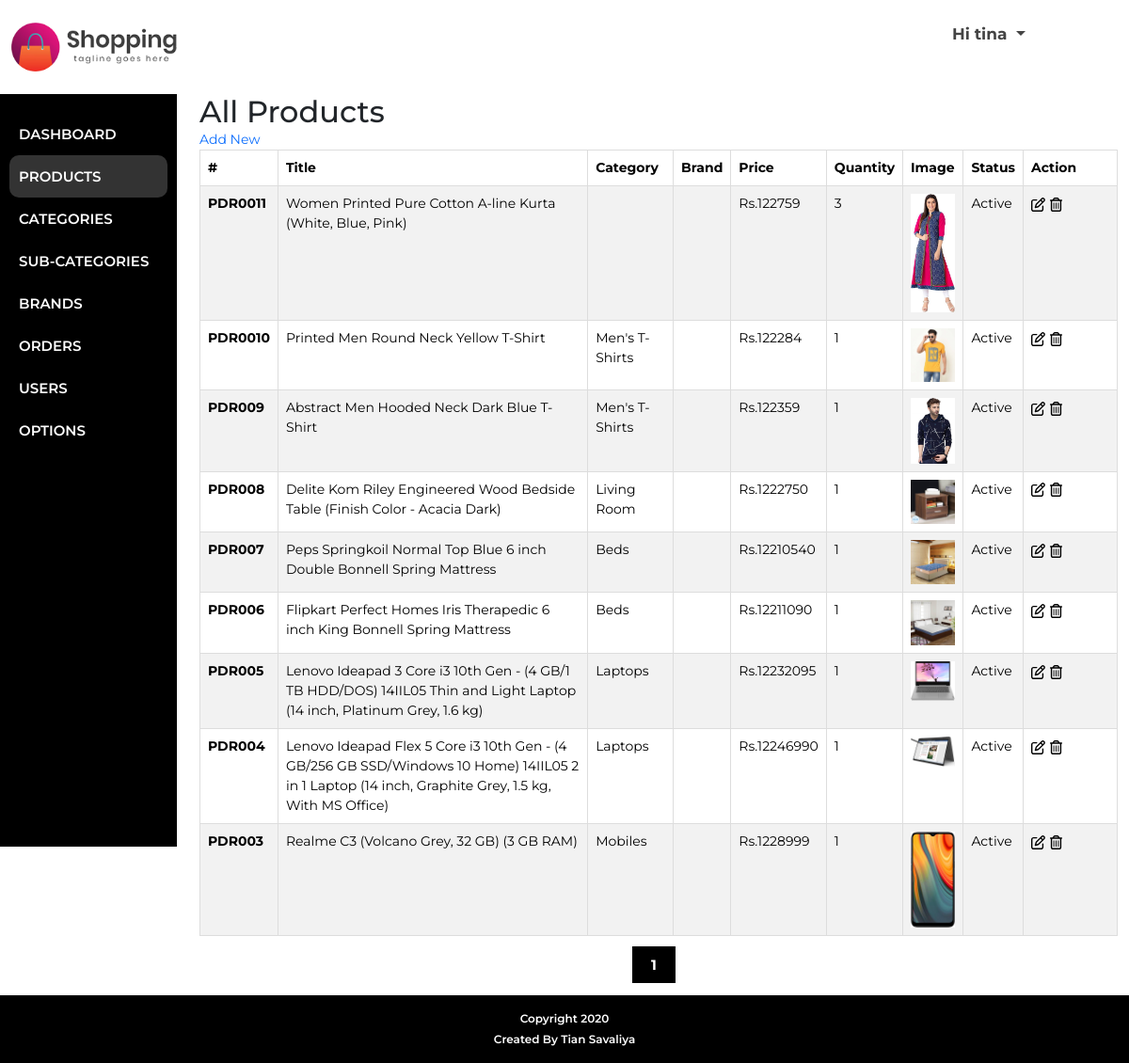
The app's page /admin/products.php (signed in) with its own data.
### tables this page shows
CREATE TABLE IF NOT EXISTS `options` (
  `s_no` int NOT NULL AUTO_INCREMENT,
  `site_name` varchar(100) NOT NULL,
  `site_title` varchar(100) DEFAULT NULL,
  `site_logo` varchar(100) NOT NULL,
  `site_desc` varchar(255) DEFAULT NULL,
  `footer_text` varchar(100) NOT NULL,
  `currency_format` varchar(20) NOT NULL,
  `contact_phone` varchar(15) DEFAULT NULL,
  `contact_email` varchar(100) DEFAULT NULL,
  `contact_address` varchar(255) DEFAULT NULL,
  PRIMARY KEY (`s_no`)
);

CREATE TABLE IF NOT EXISTS `products` (
  `product_id` int NOT NULL AUTO_INCREMENT,
  `product_code` varchar(100) NOT NULL,
  `product_cat` int NOT NULL,
  `product_sub_cat` int NOT NULL,
  `product_brand` int DEFAULT NULL,
  `product_title` varchar(255) NOT NULL,
  `product_price` varchar(100) NOT NULL,
  `product_desc` text NOT NULL,
  `featured_image` text NOT NULL,
  `qty` int NOT NULL DEFAULT '1',
  `product_keywords` text,
  `product_views` int DEFAULT '0',
  `product_status` int NOT NULL DEFAULT '1',
  PRIMARY KEY (`product_id`)
);

CREATE TABLE IF NOT EXISTS `sub_categories` (
  `sub_cat_id` int NOT NULL AUTO_INCREMENT,
  `sub_cat_title` varchar(100) NOT NULL,
  `cat_parent` int NOT NULL,
  `cat_products` int NOT NULL DEFAULT '0',
  `show_in_header` tinyint NOT NULL DEFAULT '1',
  `show_in_footer` tinyint NOT NULL DEFAULT '1',
  PRIMARY KEY (`sub_cat_id`)
);

### admin/products.php (the view, shortened to what this page needs)
<?php
include 'header.php';
?>
<div class="admin-content-container">
    <h2 class="admin-heading">All Products</h2>
    <a class="add-new pull-right" href="add_product.php">Add New</a>
    <?php
    $limit = 10;
    $page = isset($_GET['page']) ? (int)$_GET['page'] : 1;
    $offset = ($page - 1) * $limit;
    $products_sql = "SELECT
        products.product_id,
        products.product_code,
        products.product_cat,
        products.product_sub_cat,
        products.product_brand,
        products.product_title,
        products.product_price,
        products.qty,
        products.product_status,
        products.featured_image,
        sub_categories.sub_cat_title,
        brands.brand_title
        FROM products
        LEFT JOIN sub_categories ON products.product_sub_cat = sub_categories.sub_cat_id
        LEFT JOIN brands ON products.product_brand = brands.brand_id
        ORDER BY products.product_id DESC
        LIMIT $limit OFFSET $offset";
    $products_result = mysqli_query($conn, $products_sql) or die("Query failed");
    if (mysqli_num_rows($products_result) > 0) { ?>
        <table id="productsTable" class="table table-striped table-hover table-bordered">
            <thead>
                <th>#</th>
                <th>Title</th>
                <th>Category</th>
                <th>Brand</th>
                <th>Price</th>
                <th>Quantity</th>
                <th>Image</th>
                <th>Status</th>
                <th width="100px">Action</th>
            </thead>
            <tbody>
                <?php while ($row = mysqli_fetch_assoc($products_result)) { ?>
                    <tr>
                        <td><b><?php echo 'PDR00' . $row['product_id']; ?></b></td>
                        <td><?php echo $row['product_title']; ?></td>
                        <td><?php echo $row['sub_cat_title']; ?></td>
                        <td><?php echo $row['brand_title']; ?></td>
                        <td><?php echo $currency_format . $row['product_price']; ?></td>
                        <td><?php echo $row['qty']; ?></td>
                        <td>
                            <?php if ($row['featured_image'] != '') { ?>
                                <img src="../product-images/<?php echo $row['featured_image']; ?>" alt="<?php echo $row['featured_image']; ?>" width="50px" />
                            <?php } else { ?>
                                <img src="images/index.png" alt="" width="50px" />
                            <?php } ?>
                        </td>
                        <td>
                            <?php
                            if ($row['product_status'] == '1') {
                                echo '<span class="label label-success">Active</span>';
                            } else {
                                echo '<span class="label label-danger">Inactive</span>';
                            }
                            ?>
                        </td>
                        <td>
                            <a href="edit_product.php?id=<?php echo $row['product_id'];  ?>"></a>
                            <a class="delete_product" href="javascript:void(0)" data-id="<?php echo $row['product_id'] ?>" data-subcat="<?php echo $row['product_sub_cat'] ?>">
                            </a>
                        </td>
                    </tr>
                <?php } ?>
            </tbody>
        </table>
    <?php } else { ?>
        <div class="not-found clearfix">!!! No Products Found !!!</div>
    <?php } ?>
    <div class="col-md-12 pagination-outer">
        <?php
        $total_pages_sql = "SELECT COUNT(*) FROM products";
        $total_pages_result = mysqli_query($conn, $total_pages_sql);
        $total_rows = mysqli_fetch_array($total_pages_result)[0];
        $total_pages = ceil($total_rows / $limit);
        echo '<ul class="pagination">';
        for ($i = 1; $i <= $total_pages; $i++) {
            echo '<li><a href="?page=' . $i . '">' . $i . '</a></li>';
        }
        echo '</ul>';
        ?>
    </div>
</div>
<?php
include "footer.php";
?>

### admin/header.php (shortened to what this page needs)
<?php
include 'php_files/config.php';
$option = "SELECT site_name,site_logo,currency_format FROM options";
$result = mysqli_query($conn, $option);
$row = mysqli_fetch_assoc($result);
$currency_format = $row['currency_format'];
?>
<!DOCTYPE html>
<html lang="en">
<head>
    <link rel="stylesheet" href="https://cdnjs.cloudflare.com/ajax/libs/bootstrap/5.3.3/css/bootstrap.min.css" />
    <link rel="stylesheet" href="../css/stylesheet.css?v=<?php echo time(); ?>">
</head>
<body>
    <div id="admin-header">
        <div class="container-fluid">
            <div class="row py-lg-4 py-2 justify-content-between">
                <div class="col-md-2">
                    <?php
                    if (!empty($row['site_logo'])) { ?>
                        <a href="dashboard.php" class="logo-img"><img src="../images/<?php echo $row['site_logo']; ?>" alt="site-logo"></a>
                    <?php } else { ?>
                        <a href="dashboard.php" class="logo"><?php echo $row['site_name']; ?></a>
                    <?php } ?>
                </div>
                <div class="col-md-2">
                    <div>
                        <a class="dropdown-toggle text-gray fs-17 fw-700" href="#" type="button" data-bs-toggle="dropdown" aria-expanded="false">
                            <?php
                            echo 'Hi ' . $_SESSION['admin_name'];
                            ?>
                        </a>
                    </div>
                </div>
            </div>
        </div>
    </div>
    <div id="admin-wrapper">
        <div class="container-fluid">
            <div class="row">
                <div class="col-lg-2 col-12 ps-0" id="admin-menu">
                    <ul class="menu-list">
                        <li <?php if (basename($_SERVER['PHP_SELF']) == "dashboard.php") echo 'class="active"'; ?>><a href="dashboard.php">Dashboard</a></li>
                        <li <?php if (basename($_SERVER['PHP_SELF']) == "products.php") echo 'class="active"'; ?>><a href="products.php">Products</a></li>
                        <li <?php if (basename($_SERVER['PHP_SELF']) == "category.php") echo 'class="active"'; ?>><a href="category.php">Categories</a></li>
                        <li <?php if (basename($_SERVER['PHP_SELF']) == "sub_category.php") echo 'class="active"'; ?>><a href="sub_category.php">Sub-Categories</a></li>
                        <li <?php if (basename($_SERVER['PHP_SELF']) == "brands.php") echo 'class="active"'; ?>><a href="brands.php">Brands</a></li>
                        <li <?php if (basename($_SERVER['PHP_SELF']) == "orders.php") echo 'class="active"'; ?>><a href="orders.php">Orders</a></li>
                        <li <?php if (basename($_SERVER['PHP_SELF']) == "users.php") echo 'class="active"'; ?>><a href="users.php">Users</a></li>
                        <li <?php if (basename($_SERVER['PHP_SELF']) == "options.php") echo 'class="active"'; ?>><a href="options.php">Options</a></li>
                    </ul>
                </div>
                <div class="col-lg-10 col-12 clearfix" id="admin-content">

### css/stylesheet.css (style rules this page uses)
* { outline: none !important; -webkit-box-sizing: border-box; box-sizing: border-box; }
ul, ol { padding: 0px; margin: 0px; }
ul li, ol li { list-style-type: none; margin: 0; padding: 0; }
p, h1, h2, h3, h4, h5, h6 { padding: 0; margin: 0; }
a, a:hover, a:focus, a:active { outline: none !important; text-decoration: none; }
body { font-family: "Montserrat", sans-serif; font-size: 14px; }
img { max-width: 100%; display: block; }
.text-gray { color: #444; }
.fs-17 { font-size: 17px; }
.fw-700 { font-weight: 700; }
#admin-wrapper .menu-list li { list-style-type: none; }
#admin-wrapper .menu-list li a { text-decoration: none; color: #fff; font-size: 17px; line-height: 25px; font-weight: 700; }
#admin-wrapper .menu-list { background: #000; padding: 20px 10px; height: 100vh; }
.table-bordered { border: 1px solid #ddd; }
.table { width: 100%; max-width: 100%; margin-bottom: 20px; }
#admin-menu .menu-list li.active a, #admin-menu .menu-list li a:hover { background-color: rgba(255, 255, 255, 0.2); }
#admin-menu .menu-list li a { color: #fff; font-size: 15px; font-weight: 600; text-transform: uppercase; padding: 10px 10px; border-radius: 10px; display: block; transition: all 0.3s; }
.pagination-outer .pagination { display: flex; justify-content: center; margin-bottom: 20px; }
.pagination-outer .pagination a { color: #fff; background: #000; padding: 10px 20px; font-size: 15px; font-weight: 700; margin-right: 10px; }

### records on screen
options: site_logo (picture), currency_format "Rs.122"
products: product_id "11", product_title "Women Printed Pure Cotton A-line Kurta (White, Blue, Pink)", product_price "759", qty "3", featured_image (picture), product_status "Active"
products: product_id "10", product_title "Printed Men Round Neck Yellow T-Shirt", sub_categories.sub_cat_title "Men's T-Shirts", product_price "284", qty "1", featured_image (picture), product_status "Active"
products: product_id "9", product_title "Abstract Men Hooded Neck Dark Blue T-Shirt", sub_categories.sub_cat_title "Men's T-Shirts", product_price "359", qty "1", featured_image (picture), product_status "Active"
products: product_id "8", product_title "Delite Kom Riley Engineered Wood Bedside Table (Finish Color - Acacia Dark)", sub_categories.sub_cat_title "Living Room", product_price "2750", qty "1", featured_image (picture), product_status "Active"
products: product_id "7", product_title "Peps Springkoil Normal Top Blue 6 inch Double Bonnell Spring Mattress", sub_categories.sub_cat_title "Beds", product_price "10540", qty "1", featured_image (picture), product_status "Active"
products: product_id "6", product_title "Flipkart Perfect Homes Iris Therapedic 6 inch King Bonnell Spring Mattress", sub_categories.sub_cat_title "Beds", product_price "11090", qty "1", featured_image (picture), product_status "Active"
products: product_id "5", product_title "Lenovo Ideapad 3 Core i3 10th Gen - (4 GB/1 TB HDD/DOS) 14IIL05 Thin and Light Laptop (14 inch, Platinum Grey, 1.6 kg)", sub_categories.sub_cat_title "Laptops", product_price "32095", qty "1", featured_image (picture), product_status "Active"
products: product_id "4", product_title "Lenovo Ideapad Flex 5 Core i3 10th Gen - (4 GB/256 GB SSD/Windows 10 Home) 14IIL05 2 in 1 Laptop (14 inch, Graphite Grey, 1.5 kg, With MS Office)", sub_categories.sub_cat_title "Laptops", product_price "46990", qty "1", featured_image (picture), product_status "Active"
products: product_id "3", product_title "Realme C3 (Volcano Grey, 32 GB) (3 GB RAM)", sub_categories.sub_cat_title "Mobiles", product_price "8999", qty "1", featured_image (picture), product_status "Active"

### other values on screen
$_SESSION['admin_name'] "tina"
